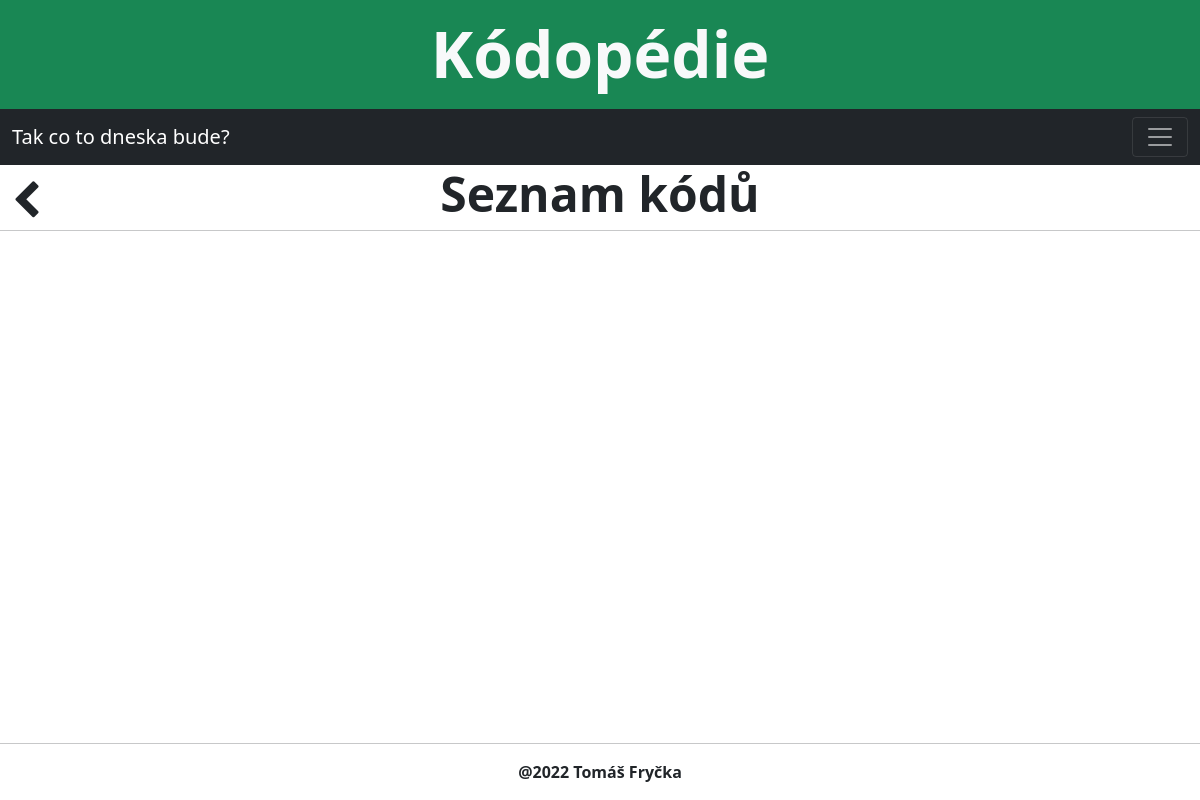
Before: /home/code/ with the older database file.
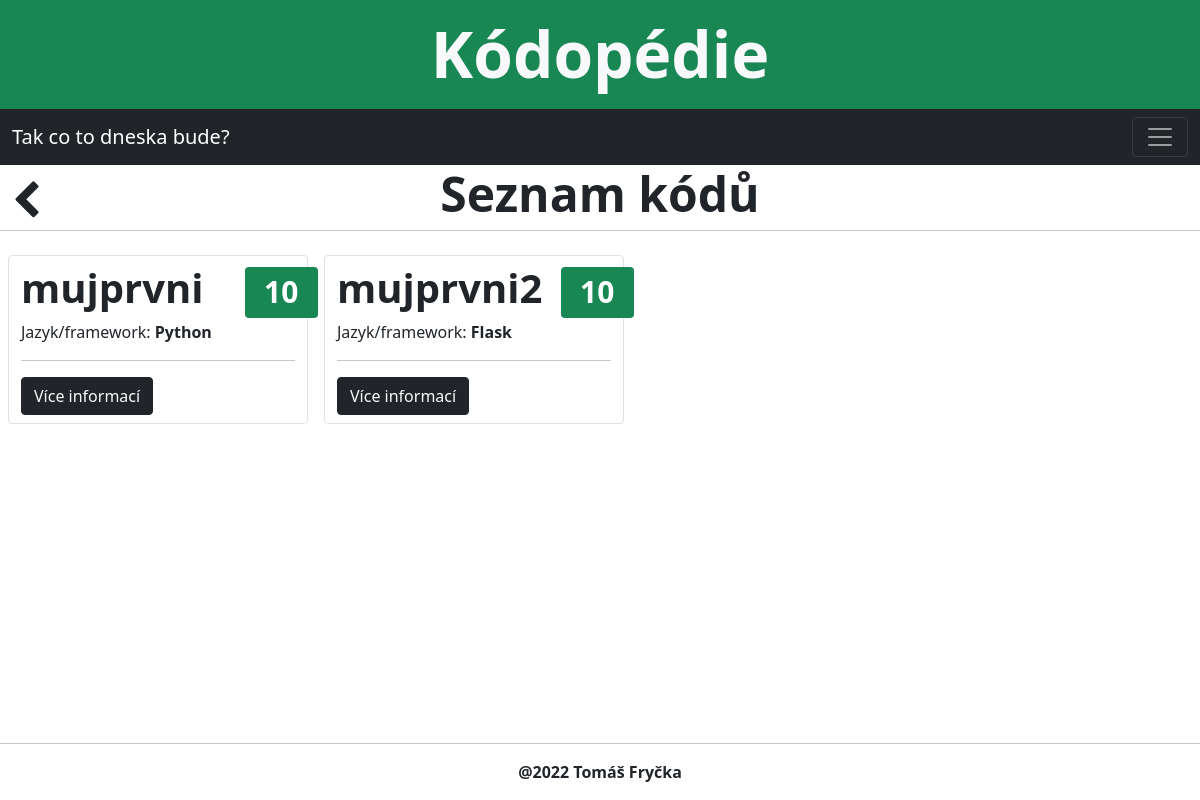
After: the same page with the newer database file.
### guide/models.py (models this page shows, shortened)
class Code(models.Model):
    name = models.CharField(max_length=100, verbose_name='Obsah kódu', help_text='Krátce popište, co je cílem kódu')
    desc = models.TextField(verbose_name='Popis kódu', help_text='Stručně popište, jak bude kód fungovat')
    alignment = models.ForeignKey(SubjectInfo, on_delete=models.CASCADE)
    lang = models.ManyToManyField(Lang, help_text='Vyberte název jazyka')
    difficulty = models.IntegerField(blank=True, null=True, validators=[MinValueValidator(1), MaxValueValidator(10)],
                                     verbose_name='Obtížnost kódu (1-10)', help_text='Zadejte obtížnost kódu v hodnotách od 1 do 10')
    code = models.FileField(upload_to=code_path, null=True, verbose_name='Zdrojový kód')
    class Meta:
        ordering = ['name']

class Lang(models.Model):
    name = models.CharField(max_length=100, verbose_name='Název jazyka', help_text='Název jazyka')
    desc = models.TextField(verbose_name='Popis jazyka', help_text='Popište programovací jazyk')
    class Meta:
        ordering = ['name']
    def __str__(self):
        return self.name

### guide/views.py (the view)
# urls.py: path('code/', views.CodeView.as_view(), name='code_list'),
class CodeView(ListView):
    model = Code
    context_object_name = 'code_list'
    template_name = 'codes/codelist.html'
    queryset = Code.objects.order_by('name').all()

### guide/templates/codes/codelist.html (shortened to what this page needs)
{% extends 'def.html' %}
{% block content %}
     <div class="row">
        <a class=" col-3 fa fa-chevron-left pt-3 text-decoration-none text-dark" href="{% url 'index' %}"></a>
        <h3 class="col-6 display-5 text-center fw-bold"> Seznam kódů </h3>
        <hr>
    </div>
    <div class="row">
    {% for code in code_list %}
    <div class="border rounded col-xl-3 col-lg-4 col-md-12 m-2 py-2">
        <div class="row">
            <div class="col-9">
                <h3 class="display-6 fw-bold"><a class="text-decoration-none text-dark" href="{% url 'code_detail' code.pk %}"> {{ code.name }} </a></h3>
            </div>
            <div class="col-3 display-6 mr-3"><span class="badge bg-success">{{ code.difficulty }}</span></div>
        </div>
        <div>Jazyk/framework: <b>{{ code.lang.get }}</b></div>
        <hr>
        <button class="btn btn-dark"><a class="text-decoration-none text-light" href="{% url 'code_detail' code.pk %}">Více informací</a></button>
    </div>
    {% endfor %}
    </div>
{% endblock %}

Changed rows visible on the page:
added Code: name "mujprvni", difficulty "10", lang.get "Python"
added Code: name "mujprvni2", difficulty "10", lang.get "Flask"
